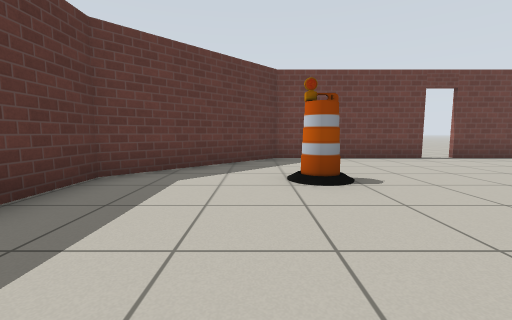
view 1 (above)

12 first-person views from a walk through a world built for the Gazebo simulator. The camera is 0.72 m above the floor, tilts 6° down and sees 90° across. The floor is counted in squares, 1 m on a side. Each view is taken from the middle of a square. On the plan, view 1 faces up. The plan holds only what a view shows up to about 9 squares ahead; the rest is blank. Gazebo's built-in surfaces are drawn with simple patterns.

view 2
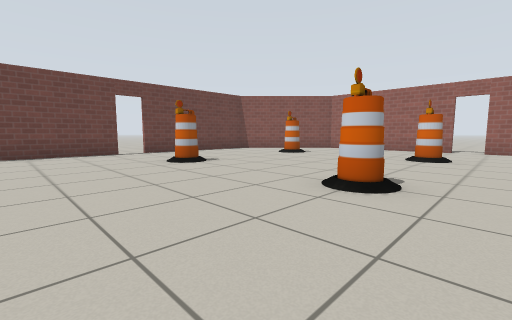

view 3
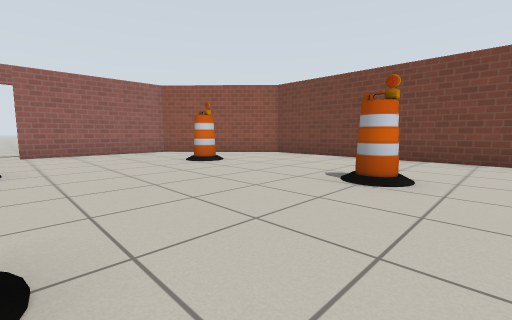

view 4
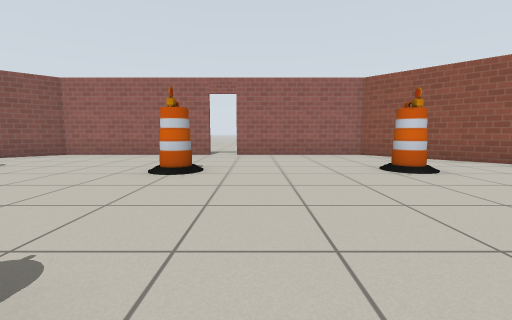

view 5
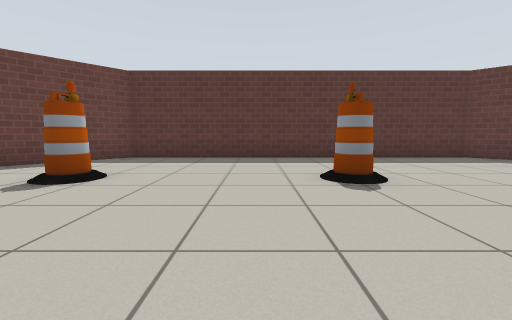

view 6
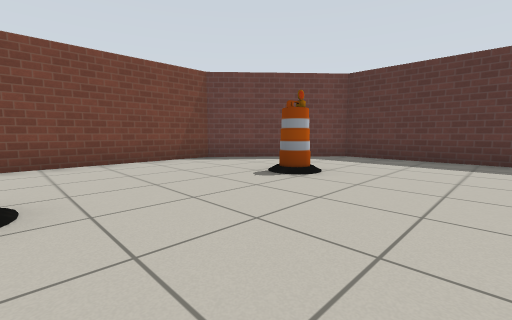

view 7
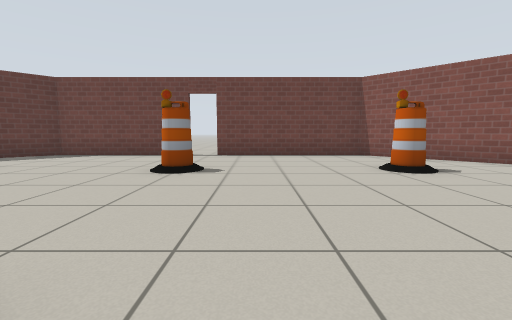

view 8
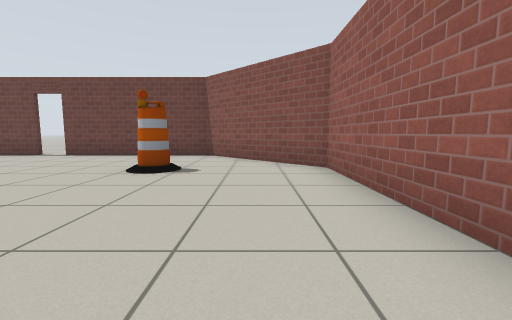

view 9
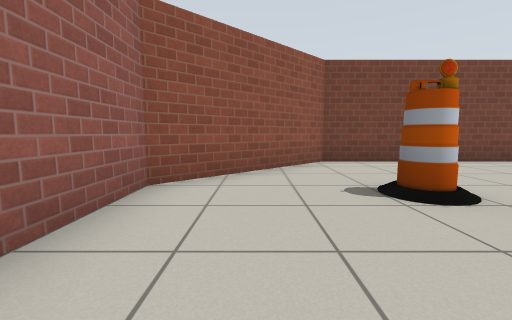

view 10
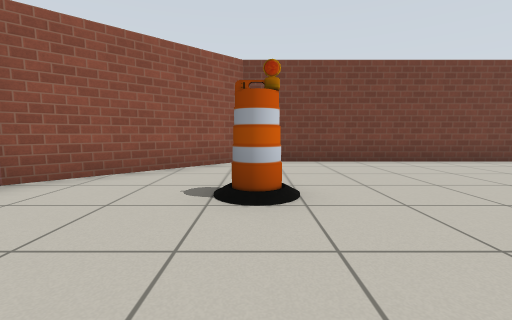

view 11
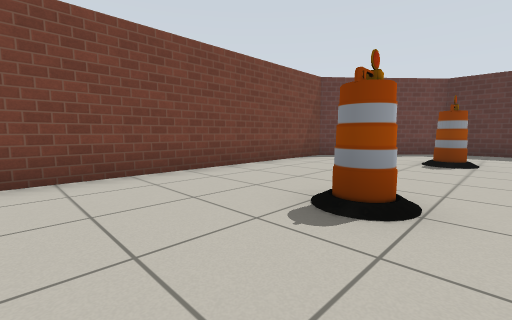

view 12
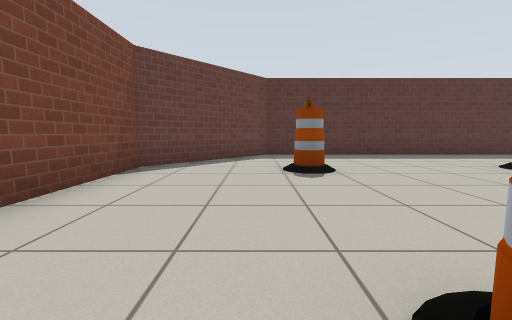

### Floor plan
Points are (right, up) in squares from view 1. A wall is a line through its corners. A room is listed if a view was taken in it or the views show most of it. See-through windows are left out.
Room 1 (views 1, 2, 3, 4, 5, 6, 7, 8, 9, 10, 11, 12)
walls: (4.9, 7.4) (0.6, 7.4) (-2.6, 4.1) (-2.6, -5.6) (0.6, -8.5) (10.3, -8.5) (13.5, -5.5) (13.5, -1.2); (13.5, -0.5) (13.5, 4.3) (10.4, 7.4) (5.6, 7.4)
ways out: open door at (14, -1); gap at (5.3, 7.3)
objects: barrel (1, -5); barrel (1, 0); barrel (1, 4); barrel (5, -5); barrel (5, -1) to (6, 0); barrel (5, 4) to (6, 4); barrel (10, -5); barrel (10, -1) to (10, 0); barrel (10, 4)

Where each view was taken, in squares from view 1:
view 1: 0 up, 0 right, facing up
view 2: 2 down, 2 right, facing up-right
view 3: 1 down, 4 right, facing down-right
view 4: 2 down, 5 right, facing right
view 5: 2 down, 5 right, facing left
view 6: 2 down, 5 right, facing down-left
view 7: 1 down, 7 right, facing up
view 8: 1 down, 12 right, facing up
view 9: 2 down, 12 right, facing down
view 10: 2 down, 10 right, facing down
view 11: 4 down, 8 right, facing down-left
view 12: 6 down, 6 right, facing left
